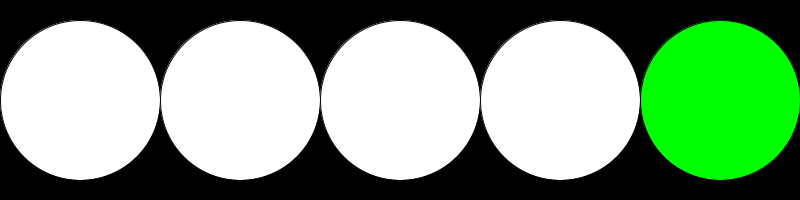
Frame 1 (no input)
Frame 60 (the mouse pressed at the canvas centre just before this capture): identical to frame 1, image omitted
Frame 120 (the mouse held since frame 60 and released just before this capture): identical to frame 1, image omitted

The Processing sketch that drew this single still picture (run headless with seeded random() and noise(); from frame 60 on, the mouse is pressed at the canvas centre):

// Processing sketch: markov
// ── markov.pde
boolean step(float prob) {
  float r = random(1.0);
  if (r > prob) return true;
  else return false;
}

void drawButtons(int n) {
  float bWidth = width / (n+1);
  fill(255);
  for (int i = 0; i < n; i++) {
    ellipse(i*bWidth + bWidth/2, height/2, bWidth, bWidth);
  }
  fill(0,255,0);
  ellipse(n*bWidth + bWidth/2, height/2, bWidth, bWidth);
}

void setup() {
  size(800, 200);
  
}

void draw() {
  background(0);
  drawButtons(4);

}
